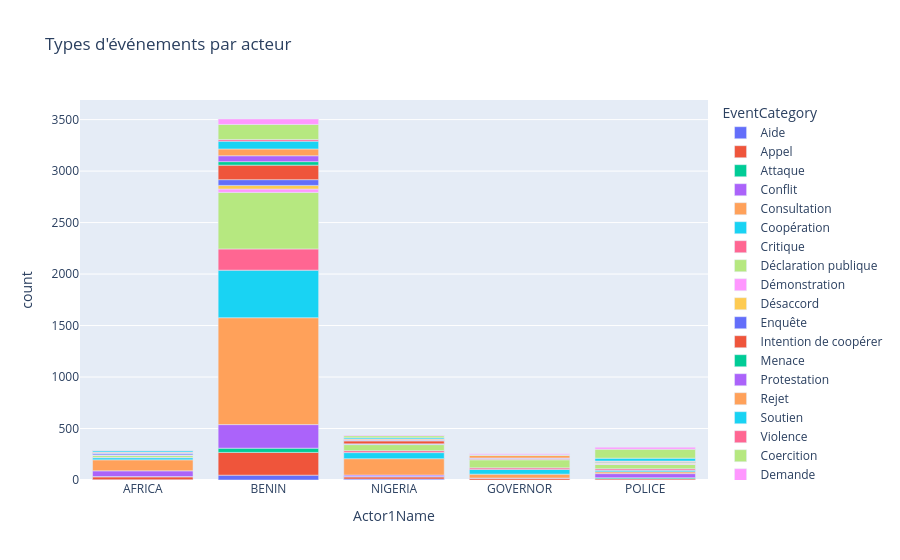

Notebook cell for this chart:
### Markdown cell above
## 4.4 Quel acteur fait quel type d’événement ?

### Code cell
cross = (
    df.groupby(["Actor1Name", "EventCategory"])
    .size()
    .reset_index(name="count")
)

top_actors = df["Actor1Name"].value_counts().head(5).index

cross = cross[cross["Actor1Name"].isin(top_actors)]

fig = px.bar(
    cross,
    x="Actor1Name",
    y="count",
    color="EventCategory",
    title="Types d'événements par acteur"
)

fig.show()

### Figure 1 — Plotly figure (JSON) as saved in the notebook; plotly's stock layout.template omitted (floating-point values rounded to 4 significant figures)
{"data": [{"alignmentgroup": "True", "hovertemplate": "EventCategory=Aide<br>Actor1Name=%{x}<br>count=%{y}<extra></extra>", "legendgroup": "Aide", "marker": {"color": "#636efa", "pattern": {"shape": ""}}, "name": "Aide", "offsetgroup": "Aide", "orientation": "v", "showlegend": true, "textposition": "auto", "type": "bar", "x": ["AFRICA", "BENIN", "NIGERIA"], "xaxis": "x", "y": [3, 47, 9], "yaxis": "y"}, {"alignmentgroup": "True", "hovertemplate": "EventCategory=Appel<br>Actor1Name=%{x}<br>count=%{y}<extra></extra>", "legendgroup": "Appel", "marker": {"color": "#EF553B", "pattern": {"shape": ""}}, "name": "Appel", "offsetgroup": "Appel", "orientation": "v", "showlegend": true, "textposition": "auto", "type": "bar", "x": ["AFRICA", "BENIN", "GOVERNOR", "NIGERIA", "POLICE"], "xaxis": "x", "y": [28, 221, 18, 21, 11], "yaxis": "y"}, {"alignmentgroup": "True", "hovertemplate": "EventCategory=Attaque<br>Actor1Name=%{x}<br>count=%{y}<extra></extra>", "legendgroup": "Attaque", "marker": {"color": "#00cc96", "pattern": {"shape": ""}}, "name": "Attaque", "offsetgroup": "Attaque", "orientation": "v", "showlegend": true, "textposition": "auto", "type": "bar", "x": ["AFRICA", "BENIN", "NIGERIA", "POLICE"], "xaxis": "x", "y": [2, 41, 5, 11], "yaxis": "y"}, {"alignmentgroup": "True", "hovertemplate": "EventCategory=Conflit<br>Actor1Name=%{x}<br>count=%{y}<extra></extra>", "legendgroup": "Conflit", "marker": {"color": "#ab63fa", "pattern": {"shape": ""}}, "name": "Conflit", "offsetgroup": "Conflit", "orientation": "v", "showlegend": true, "textposition": "auto", "type": "bar", "x": ["AFRICA", "BENIN", "GOVERNOR", "NIGERIA", "POLICE"], "xaxis": "x", "y": [56, 229, 1, 13, 40], "yaxis": "y"}, {"alignmentgroup": "True", "hovertemplate": "EventCategory=Consultation<br>Actor1Name=%{x}<br>count=%{y}<extra></extra>", "legendgroup": "Consultation", "marker": {"color": "#FFA15A", "pattern": {"shape": ""}}, "name": "Consultation", "offsetgroup": "Consultation", "orientation": "v", "showlegend": true, "textposition": "auto", "type": "bar", "x": ["AFRICA", "BENIN", "GOVERNOR", "NIGERIA", "POLICE"], "xaxis": "x", "y": [107, 1038, 38, 159, 17], "yaxis": "y"}, {"alignmentgroup": "True", "hovertemplate": "EventCategory=Coopération<br>Actor1Name=%{x}<br>count=%{y}<extra></extra>", "legendgroup": "Coopération", "marker": {"color": "#19d3f3", "pattern": {"shape": ""}}, "name": "Coopération", "offsetgroup": "Coopération", "orientation": "v", "showlegend": true, "textposition": "auto", "type": "bar", "x": ["AFRICA", "BENIN", "GOVERNOR", "NIGERIA", "POLICE"], "xaxis": "x", "y": [20, 462, 46, 59, 15], "yaxis": "y"}, {"alignmentgroup": "True", "hovertemplate": "EventCategory=Critique<br>Actor1Name=%{x}<br>count=%{y}<extra></extra>", "legendgroup": "Critique", "marker": {"color": "#FF6692", "pattern": {"shape": ""}}, "name": "Critique", "offsetgroup": "Critique", "orientation": "v", "showlegend": true, "textposition": "auto", "type": "bar", "x": ["AFRICA", "BENIN", "GOVERNOR", "NIGERIA", "POLICE"], "xaxis": "x", "y": [4, 206, 15, 19, 15], "yaxis": "y"}, {"alignmentgroup": "True", "hovertemplate": "EventCategory=Déclaration publique<br>Actor1Name=%{x}<br>count=%{y}<extra></extra>", "legendgroup": "Déclaration publique", "marker": {"color": "#B6E880", "pattern": {"shape": ""}}, "name": "Déclaration publique", "offsetgroup": "Déclaration publique", "orientation": "v", "showlegend": true, "textposition": "auto", "type": "bar", "x": ["AFRICA", "BENIN", "GOVERNOR", "NIGERIA", "POLICE"], "xaxis": "x", "y": [21, 549, 78, 59, 42], "yaxis": "y"}, {"alignmentgroup": "True", "hovertemplate": "EventCategory=Démonstration<br>Actor1Name=%{x}<br>count=%{y}<extra></extra>", "legendgroup": "Démonstration", "marker": {"color": "#FF97FF", "pattern": {"shape": ""}}, "name": "Démonstration", "offsetgroup": "Démonstration", "orientation": "v", "showlegend": true, "textposition": "auto", "type": "bar", "x": ["AFRICA", "BENIN", "NIGERIA", "POLICE"], "xaxis": "x", "y": [2, 33, 1, 6], "yaxis": "y"}, {"alignmentgroup": "True", "hovertemplate": "EventCategory=Désaccord<br>Actor1Name=%{x}<br>count=%{y}<extra></extra>", "legendgroup": "Désaccord", "marker": {"color": "#FECB52", "pattern": {"shape": ""}}, "name": "Désaccord", "offsetgroup": "Désaccord", "orientation": "v", "showlegend": true, "textposition": "auto", "type": "bar", "x": ["AFRICA", "BENIN", "GOVERNOR", "NIGERIA", "POLICE"], "xaxis": "x", "y": [1, 35, 3, 3, 8], "yaxis": "y"}, {"alignmentgroup": "True", "hovertemplate": "EventCategory=Enquête<br>Actor1Name=%{x}<br>count=%{y}<extra></extra>", "legendgroup": "Enquête", "marker": {"color": "#636efa", "pattern": {"shape": ""}}, "name": "Enquête", "offsetgroup": "Enquête", "orientation": "v", "showlegend": true, "textposition": "auto", "type": "bar", "x": ["AFRICA", "BENIN", "GOVERNOR", "NIGERIA", "POLICE"], "xaxis": "x", "y": [11, 56, 3, 3, 1], "yaxis": "y"}, {"alignmentgroup": "True", "hovertemplate": "EventCategory=Intention de coopérer<br>Actor1Name=%{x}<br>count=%{y}<extra></extra>", "legendgroup": "Intention de coopérer", "marker": {"color": "#EF553B", "pattern": {"shape": ""}}, "name": "Intention de coopérer", "offsetgroup": "Intention de coopérer", "orientation": "v", "showlegend": true, "textposition": "auto", "type": "bar", "x": ["AFRICA", "BENIN", "GOVERNOR", "NIGERIA", "POLICE"], "xaxis": "x", "y": [3, 141, 7, 29, 7], "yaxis": "y"}, {"alignmentgroup": "True", "hovertemplate": "EventCategory=Menace<br>Actor1Name=%{x}<br>count=%{y}<extra></extra>", "legendgroup": "Menace", "marker": {"color": "#00cc96", "pattern": {"shape": ""}}, "name": "Menace", "offsetgroup": "Menace", "orientation": "v", "showlegend": true, "textposition": "auto", "type": "bar", "x": ["AFRICA", "BENIN", "GOVERNOR", "NIGERIA", "POLICE"], "xaxis": "x", "y": [2, 34, 1, 3, 4], "yaxis": "y"}, {"alignmentgroup": "True", "hovertemplate": "EventCategory=Protestation<br>Actor1Name=%{x}<br>count=%{y}<extra></extra>", "legendgroup": "Protestation", "marker": {"color": "#ab63fa", "pattern": {"shape": ""}}, "name": "Protestation", "offsetgroup": "Protestation", "orientation": "v", "showlegend": true, "textposition": "auto", "type": "bar", "x": ["AFRICA", "BENIN", "GOVERNOR", "NIGERIA", "POLICE"], "xaxis": "x", "y": [8, 57, 4, 7, 2], "yaxis": "y"}, {"alignmentgroup": "True", "hovertemplate": "EventCategory=Rejet<br>Actor1Name=%{x}<br>count=%{y}<extra></extra>", "legendgroup": "Rejet", "marker": {"color": "#FFA15A", "pattern": {"shape": ""}}, "name": "Rejet", "offsetgroup": "Rejet", "orientation": "v", "showlegend": true, "textposition": "auto", "type": "bar", "x": ["AFRICA", "BENIN", "GOVERNOR", "NIGERIA", "POLICE"], "xaxis": "x", "y": [4, 66, 24, 8, 5], "yaxis": "y"}, {"alignmentgroup": "True", "hovertemplate": "EventCategory=Soutien<br>Actor1Name=%{x}<br>count=%{y}<extra></extra>", "legendgroup": "Soutien", "marker": {"color": "#19d3f3", "pattern": {"shape": ""}}, "name": "Soutien", "offsetgroup": "Soutien", "orientation": "v", "showlegend": true, "textposition": "auto", "type": "bar", "x": ["AFRICA", "BENIN", "GOVERNOR", "NIGERIA", "POLICE"], "xaxis": "x", "y": [13, 76, 1, 12, 28], "yaxis": "y"}, {"alignmentgroup": "True", "hovertemplate": "EventCategory=Violence<br>Actor1Name=%{x}<br>count=%{y}<extra></extra>", "legendgroup": "Violence", "marker": {"color": "#FF6692", "pattern": {"shape": ""}}, "name": "Violence", "offsetgroup": "Violence", "orientation": "v", "showlegend": true, "textposition": "auto", "type": "bar", "x": ["AFRICA", "BENIN"], "xaxis": "x", "y": [1, 16], "yaxis": "y"}, {"alignmentgroup": "True", "hovertemplate": "EventCategory=Coercition<br>Actor1Name=%{x}<br>count=%{y}<extra></extra>", "legendgroup": "Coercition", "marker": {"color": "#B6E880", "pattern": {"shape": ""}}, "name": "Coercition", "offsetgroup": "Coercition", "orientation": "v", "showlegend": true, "textposition": "auto", "type": "bar", "x": ["BENIN", "GOVERNOR", "NIGERIA", "POLICE"], "xaxis": "x", "y": [146, 6, 20, 87], "yaxis": "y"}, {"alignmentgroup": "True", "hovertemplate": "EventCategory=Demande<br>Actor1Name=%{x}<br>count=%{y}<extra></extra>", "legendgroup": "Demande", "marker": {"color": "#FF97FF", "pattern": {"shape": ""}}, "name": "Demande", "offsetgroup": "Demande", "orientation": "v", "showlegend": true, "textposition": "auto", "type": "bar", "x": ["BENIN", "GOVERNOR", "NIGERIA", "POLICE"], "xaxis": "x", "y": [53, 10, 6, 19], "yaxis": "y"}], "layout": {"barmode": "relative", "legend": {"title": {"text": "EventCategory"}, "tracegroupgap": 0}, "title": {"text": "Types d'événements par acteur"}, "xaxis": {"anchor": "y", "domain": [0, 1], "title": {"text": "Actor1Name"}}, "yaxis": {"anchor": "x", "domain": [0, 1], "title": {"text": "count"}}}}
